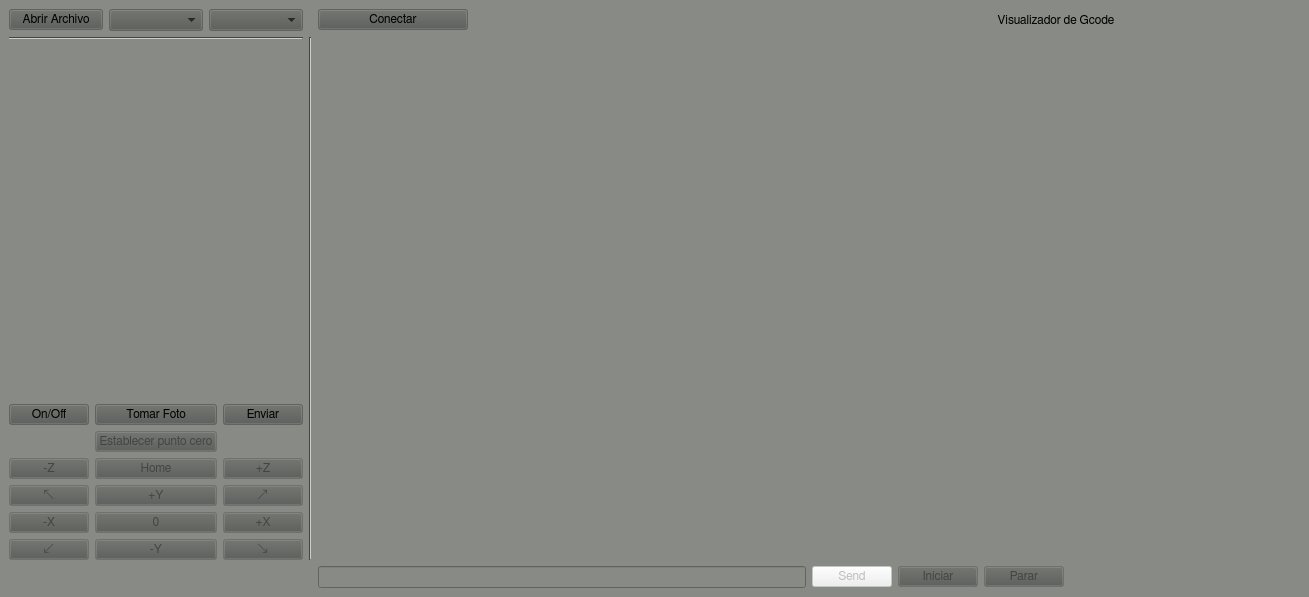
<?xml version="1.0" encoding="UTF-8"?>
<ui version="4.0">
 <class>CNC_Controler</class>
 <widget class="QMainWindow" name="CNC_Controler">
  <property name="windowModality">
   <enum>Qt::ApplicationModal</enum>
  </property>
  <property name="geometry">
   <rect>
    <x>0</x>
    <y>0</y>
    <width>1309</width>
    <height>597</height>
   </rect>
  </property>
  <property name="palette">
   <palette>
    <active>
     <colorrole role="WindowText">
      <brush brushstyle="SolidPattern">
       <color alpha="255">
        <red>0</red>
        <green>0</green>
        <blue>0</blue>
       </color>
      </brush>
     </colorrole>
     <colorrole role="Button">
      <brush brushstyle="SolidPattern">
       <color alpha="255">
        <red>85</red>
        <green>87</green>
        <blue>83</blue>
       </color>
      </brush>
     </colorrole>
     <colorrole role="Light">
      <brush brushstyle="SolidPattern">
       <color alpha="255">
        <red>204</red>
        <green>207</green>
        <blue>200</blue>
       </color>
      </brush>
     </colorrole>
     <colorrole role="Midlight">
      <brush brushstyle="SolidPattern">
       <color alpha="255">
        <red>170</red>
        <green>172</green>
        <blue>166</blue>
       </color>
      </brush>
     </colorrole>
     <colorrole role="Dark">
      <brush brushstyle="SolidPattern">
       <color alpha="255">
        <red>68</red>
        <green>69</green>
        <blue>66</blue>
       </color>
      </brush>
     </colorrole>
     <colorrole role="Mid">
      <brush brushstyle="SolidPattern">
       <color alpha="255">
        <red>91</red>
        <green>92</green>
        <blue>89</blue>
       </color>
      </brush>
     </colorrole>
     <colorrole role="Text">
      <brush brushstyle="SolidPattern">
       <color alpha="255">
        <red>0</red>
        <green>0</green>
        <blue>0</blue>
       </color>
      </brush>
     </colorrole>
     <colorrole role="BrightText">
      <brush brushstyle="SolidPattern">
       <color alpha="255">
        <red>255</red>
        <green>255</green>
        <blue>255</blue>
       </color>
      </brush>
     </colorrole>
     <colorrole role="ButtonText">
      <brush brushstyle="SolidPattern">
       <color alpha="255">
        <red>0</red>
        <green>0</green>
        <blue>0</blue>
       </color>
      </brush>
     </colorrole>
     <colorrole role="Base">
      <brush brushstyle="SolidPattern">
       <color alpha="255">
        <red>255</red>
        <green>255</green>
        <blue>255</blue>
       </color>
      </brush>
     </colorrole>
     <colorrole role="Window">
      <brush brushstyle="SolidPattern">
       <color alpha="255">
        <red>136</red>
        <green>138</green>
        <blue>133</blue>
       </color>
      </brush>
     </colorrole>
     <colorrole role="Shadow">
      <brush brushstyle="SolidPattern">
       <color alpha="255">
        <red>0</red>
        <green>0</green>
        <blue>0</blue>
       </color>
      </brush>
     </colorrole>
     <colorrole role="AlternateBase">
      <brush brushstyle="SolidPattern">
       <color alpha="255">
        <red>195</red>
        <green>196</green>
        <blue>194</blue>
       </color>
      </brush>
     </colorrole>
     <colorrole role="ToolTipBase">
      <brush brushstyle="SolidPattern">
       <color alpha="255">
        <red>255</red>
        <green>255</green>
        <blue>220</blue>
       </color>
      </brush>
     </colorrole>
     <colorrole role="ToolTipText">
      <brush brushstyle="SolidPattern">
       <color alpha="255">
        <red>0</red>
        <green>0</green>
        <blue>0</blue>
       </color>
      </brush>
     </colorrole>
     <colorrole role="PlaceholderText">
      <brush brushstyle="SolidPattern">
       <color alpha="128">
        <red>0</red>
        <green>0</green>
        <blue>0</blue>
       </color>
      </brush>
     </colorrole>
    </active>
    <inactive>
     <colorrole role="WindowText">
      <brush brushstyle="SolidPattern">
       <color alpha="255">
        <red>0</red>
        <green>0</green>
        <blue>0</blue>
       </color>
      </brush>
     </colorrole>
     <colorrole role="Button">
      <brush brushstyle="SolidPattern">
       <color alpha="255">
        <red>85</red>
        <green>87</green>
        <blue>83</blue>
       </color>
      </brush>
     </colorrole>
     <colorrole role="Light">
      <brush brushstyle="SolidPattern">
       <color alpha="255">
        <red>204</red>
        <green>207</green>
        <blue>200</blue>
       </color>
      </brush>
     </colorrole>
     <colorrole role="Midlight">
      <brush brushstyle="SolidPattern">
       <color alpha="255">
        <red>170</red>
        <green>172</green>
        <blue>166</blue>
       </color>
      </brush>
     </colorrole>
     <colorrole role="Dark">
      <brush brushstyle="SolidPattern">
       <color alpha="255">
        <red>68</red>
        <green>69</green>
        <blue>66</blue>
       </color>
      </brush>
     </colorrole>
     <colorrole role="Mid">
      <brush brushstyle="SolidPattern">
       <color alpha="255">
        <red>91</red>
        <green>92</green>
        <blue>89</blue>
       </color>
      </brush>
     </colorrole>
     <colorrole role="Text">
      <brush brushstyle="SolidPattern">
       <color alpha="255">
        <red>0</red>
        <green>0</green>
        <blue>0</blue>
       </color>
      </brush>
     </colorrole>
     <colorrole role="BrightText">
      <brush brushstyle="SolidPattern">
       <color alpha="255">
        <red>255</red>
        <green>255</green>
        <blue>255</blue>
       </color>
      </brush>
     </colorrole>
     <colorrole role="ButtonText">
      <brush brushstyle="SolidPattern">
       <color alpha="255">
        <red>0</red>
        <green>0</green>
        <blue>0</blue>
       </color>
      </brush>
     </colorrole>
     <colorrole role="Base">
      <brush brushstyle="SolidPattern">
       <color alpha="255">
        <red>255</red>
        <green>255</green>
        <blue>255</blue>
       </color>
      </brush>
     </colorrole>
     <colorrole role="Window">
      <brush brushstyle="SolidPattern">
       <color alpha="255">
        <red>136</red>
        <green>138</green>
        <blue>133</blue>
       </color>
      </brush>
     </colorrole>
     <colorrole role="Shadow">
      <brush brushstyle="SolidPattern">
       <color alpha="255">
        <red>0</red>
        <green>0</green>
        <blue>0</blue>
       </color>
      </brush>
     </colorrole>
     <colorrole role="AlternateBase">
      <brush brushstyle="SolidPattern">
       <color alpha="255">
        <red>195</red>
        <green>196</green>
        <blue>194</blue>
       </color>
      </brush>
     </colorrole>
     <colorrole role="ToolTipBase">
      <brush brushstyle="SolidPattern">
       <color alpha="255">
        <red>255</red>
        <green>255</green>
        <blue>220</blue>
       </color>
      </brush>
     </colorrole>
     <colorrole role="ToolTipText">
      <brush brushstyle="SolidPattern">
       <color alpha="255">
        <red>0</red>
        <green>0</green>
        <blue>0</blue>
       </color>
      </brush>
     </colorrole>
     <colorrole role="PlaceholderText">
      <brush brushstyle="SolidPattern">
       <color alpha="128">
        <red>0</red>
        <green>0</green>
        <blue>0</blue>
       </color>
      </brush>
     </colorrole>
    </inactive>
    <disabled>
     <colorrole role="WindowText">
      <brush brushstyle="SolidPattern">
       <color alpha="255">
        <red>68</red>
        <green>69</green>
        <blue>66</blue>
       </color>
      </brush>
     </colorrole>
     <colorrole role="Button">
      <brush brushstyle="SolidPattern">
       <color alpha="255">
        <red>85</red>
        <green>87</green>
        <blue>83</blue>
       </color>
      </brush>
     </colorrole>
     <colorrole role="Light">
      <brush brushstyle="SolidPattern">
       <color alpha="255">
        <red>204</red>
        <green>207</green>
        <blue>200</blue>
       </color>
      </brush>
     </colorrole>
     <colorrole role="Midlight">
      <brush brushstyle="SolidPattern">
       <color alpha="255">
        <red>170</red>
        <green>172</green>
        <blue>166</blue>
       </color>
      </brush>
     </colorrole>
     <colorrole role="Dark">
      <brush brushstyle="SolidPattern">
       <color alpha="255">
        <red>68</red>
        <green>69</green>
        <blue>66</blue>
       </color>
      </brush>
     </colorrole>
     <colorrole role="Mid">
      <brush brushstyle="SolidPattern">
       <color alpha="255">
        <red>91</red>
        <green>92</green>
        <blue>89</blue>
       </color>
      </brush>
     </colorrole>
     <colorrole role="Text">
      <brush brushstyle="SolidPattern">
       <color alpha="255">
        <red>68</red>
        <green>69</green>
        <blue>66</blue>
       </color>
      </brush>
     </colorrole>
     <colorrole role="BrightText">
      <brush brushstyle="SolidPattern">
       <color alpha="255">
        <red>255</red>
        <green>255</green>
        <blue>255</blue>
       </color>
      </brush>
     </colorrole>
     <colorrole role="ButtonText">
      <brush brushstyle="SolidPattern">
       <color alpha="255">
        <red>68</red>
        <green>69</green>
        <blue>66</blue>
       </color>
      </brush>
     </colorrole>
     <colorrole role="Base">
      <brush brushstyle="SolidPattern">
       <color alpha="255">
        <red>136</red>
        <green>138</green>
        <blue>133</blue>
       </color>
      </brush>
     </colorrole>
     <colorrole role="Window">
      <brush brushstyle="SolidPattern">
       <color alpha="255">
        <red>136</red>
        <green>138</green>
        <blue>133</blue>
       </color>
      </brush>
     </colorrole>
     <colorrole role="Shadow">
      <brush brushstyle="SolidPattern">
       <color alpha="255">
        <red>0</red>
        <green>0</green>
        <blue>0</blue>
       </color>
      </brush>
     </colorrole>
     <colorrole role="AlternateBase">
      <brush brushstyle="SolidPattern">
       <color alpha="255">
        <red>136</red>
        <green>138</green>
        <blue>133</blue>
       </color>
      </brush>
     </colorrole>
     <colorrole role="ToolTipBase">
      <brush brushstyle="SolidPattern">
       <color alpha="255">
        <red>255</red>
        <green>255</green>
        <blue>220</blue>
       </color>
      </brush>
     </colorrole>
     <colorrole role="ToolTipText">
      <brush brushstyle="SolidPattern">
       <color alpha="255">
        <red>0</red>
        <green>0</green>
        <blue>0</blue>
       </color>
      </brush>
     </colorrole>
     <colorrole role="PlaceholderText">
      <brush brushstyle="SolidPattern">
       <color alpha="128">
        <red>0</red>
        <green>0</green>
        <blue>0</blue>
       </color>
      </brush>
     </colorrole>
    </disabled>
   </palette>
  </property>
  <property name="font">
   <font>
    <family>FreeSans</family>
    <weight>50</weight>
    <italic>false</italic>
    <bold>false</bold>
   </font>
  </property>
  <property name="mouseTracking">
   <bool>false</bool>
  </property>
  <property name="tabletTracking">
   <bool>false</bool>
  </property>
  <property name="focusPolicy">
   <enum>Qt::NoFocus</enum>
  </property>
  <property name="acceptDrops">
   <bool>false</bool>
  </property>
  <property name="windowTitle">
   <string>Controlador de CNC</string>
  </property>
  <property name="layoutDirection">
   <enum>Qt::LeftToRight</enum>
  </property>
  <widget class="QWidget" name="centralwidget">
   <layout class="QGridLayout" name="gridLayout_2">
    <item row="0" column="0">
     <layout class="QGridLayout" name="gridLayout">
      <property name="bottomMargin">
       <number>0</number>
      </property>
      <item row="1" column="4">
       <widget class="Line" name="line">
        <property name="orientation">
         <enum>Qt::Vertical</enum>
        </property>
       </widget>
      </item>
      <item row="0" column="2">
       <widget class="QComboBox" name="baudOptions"/>
      </item>
      <item row="1" column="7">
       <layout class="QGridLayout" name="viewLayout"/>
      </item>
      <item row="3" column="6">
       <widget class="QLineEdit" name="inputEdit">
        <property name="enabled">
         <bool>false</bool>
        </property>
       </widget>
      </item>
      <item row="0" column="1">
       <widget class="QPushButton" name="openButton">
        <property name="text">
         <string>Abrir Archivo</string>
        </property>
       </widget>
      </item>
      <item row="0" column="6">
       <widget class="QPushButton" name="connectButton">
        <property name="maximumSize">
         <size>
          <width>150</width>
          <height>16777215</height>
         </size>
        </property>
        <property name="text">
         <string>Conectar</string>
        </property>
        <property name="default">
         <bool>false</bool>
        </property>
        <property name="flat">
         <bool>false</bool>
        </property>
       </widget>
      </item>
      <item row="0" column="7">
       <widget class="QLabel" name="label_6">
        <property name="text">
         <string>Visualizador de Gcode</string>
        </property>
        <property name="alignment">
         <set>Qt::AlignCenter</set>
        </property>
       </widget>
      </item>
      <item row="1" column="6">
       <layout class="QGridLayout" name="codeLayout"/>
      </item>
      <item row="3" column="7">
       <layout class="QGridLayout" name="gridLayout_10">
        <item row="1" column="3">
         <spacer name="horizontalSpacer_2">
          <property name="orientation">
           <enum>Qt::Horizontal</enum>
          </property>
          <property name="sizeHint" stdset="0">
           <size>
            <width>40</width>
            <height>20</height>
           </size>
          </property>
         </spacer>
        </item>
        <item row="1" column="2">
         <widget class="QPushButton" name="pararButton">
          <property name="enabled">
           <bool>false</bool>
          </property>
          <property name="text">
           <string>Parar</string>
          </property>
         </widget>
        </item>
        <item row="1" column="1">
         <widget class="QPushButton" name="iniciarButton">
          <property name="enabled">
           <bool>false</bool>
          </property>
          <property name="text">
           <string>Iniciar</string>
          </property>
         </widget>
        </item>
        <item row="1" column="0">
         <widget class="QPushButton" name="sendButton">
          <property name="enabled">
           <bool>false</bool>
          </property>
          <property name="styleSheet">
           <string notr="true">border-color: qlineargradient(spread:pad, x1:0, y1:0, x2:1, y2:0, stop:0 rgba(0, 0, 0, 255), stop:1 rgba(255, 255, 255, 255));
border-bottom-color: rgb(0, 0, 0);
border-bottom-color: qlineargradient(spread:pad, x1:0, y1:0, x2:1, y2:0, stop:0 rgba(0, 0, 0, 255), stop:1 rgba(255, 255, 255, 255));
border-color: rgb(0, 0, 0);</string>
          </property>
          <property name="text">
           <string>Send</string>
          </property>
         </widget>
        </item>
       </layout>
      </item>
      <item row="0" column="3">
       <widget class="QComboBox" name="portOptions"/>
      </item>
      <item row="1" column="1" colspan="3">
       <layout class="QGridLayout" name="gridLayout_8">
        <item row="6" column="0">
         <widget class="QPushButton" name="X_izquierda">
          <property name="enabled">
           <bool>false</bool>
          </property>
          <property name="text">
           <string>-X</string>
          </property>
         </widget>
        </item>
        <item row="0" column="0" colspan="3">
         <widget class="Line" name="line_4">
          <property name="orientation">
           <enum>Qt::Horizontal</enum>
          </property>
         </widget>
        </item>
        <item row="4" column="2">
         <widget class="QPushButton" name="servo_arriba">
          <property name="enabled">
           <bool>false</bool>
          </property>
          <property name="text">
           <string>+Z</string>
          </property>
         </widget>
        </item>
        <item row="7" column="0">
         <widget class="QPushButton" name="Diag_Izq_DOWN">
          <property name="enabled">
           <bool>false</bool>
          </property>
          <property name="text">
           <string>↙</string>
          </property>
         </widget>
        </item>
        <item row="5" column="2">
         <widget class="QPushButton" name="Diag_Der_UP">
          <property name="enabled">
           <bool>false</bool>
          </property>
          <property name="text">
           <string>↗</string>
          </property>
         </widget>
        </item>
        <item row="5" column="0">
         <widget class="QPushButton" name="Diag_Izq_UP">
          <property name="enabled">
           <bool>false</bool>
          </property>
          <property name="text">
           <string>↖</string>
          </property>
         </widget>
        </item>
        <item row="6" column="1">
         <widget class="QPushButton" name="ceroButton">
          <property name="enabled">
           <bool>false</bool>
          </property>
          <property name="text">
           <string>0</string>
          </property>
         </widget>
        </item>
        <item row="6" column="2">
         <widget class="QPushButton" name="X_derecha">
          <property name="enabled">
           <bool>false</bool>
          </property>
          <property name="text">
           <string>+X</string>
          </property>
         </widget>
        </item>
        <item row="4" column="0">
         <widget class="QPushButton" name="servo_abajo">
          <property name="enabled">
           <bool>false</bool>
          </property>
          <property name="text">
           <string>-Z</string>
          </property>
         </widget>
        </item>
        <item row="7" column="1">
         <widget class="QPushButton" name="Y_abajo">
          <property name="enabled">
           <bool>false</bool>
          </property>
          <property name="text">
           <string>-Y</string>
          </property>
         </widget>
        </item>
        <item row="4" column="1">
         <widget class="QPushButton" name="homeButton">
          <property name="enabled">
           <bool>false</bool>
          </property>
          <property name="text">
           <string>Home</string>
          </property>
         </widget>
        </item>
        <item row="2" column="0">
         <widget class="QPushButton" name="button_Camera_On_Off">
          <property name="text">
           <string>On/Off</string>
          </property>
         </widget>
        </item>
        <item row="5" column="1">
         <widget class="QPushButton" name="Y_arriba">
          <property name="enabled">
           <bool>false</bool>
          </property>
          <property name="text">
           <string>+Y</string>
          </property>
         </widget>
        </item>
        <item row="2" column="2">
         <widget class="QPushButton" name="button_Enviar_Imagen">
          <property name="text">
           <string>Enviar</string>
          </property>
         </widget>
        </item>
        <item row="7" column="2">
         <widget class="QPushButton" name="Diag_Der_DOWN">
          <property name="enabled">
           <bool>false</bool>
          </property>
          <property name="text">
           <string>↘</string>
          </property>
         </widget>
        </item>
        <item row="3" column="1">
         <widget class="QPushButton" name="reset_ceroButton">
          <property name="enabled">
           <bool>false</bool>
          </property>
          <property name="text">
           <string>Establecer punto cero</string>
          </property>
         </widget>
        </item>
        <item row="1" column="0" colspan="3">
         <layout class="QGridLayout" name="gridLayout_Camera">
          <item row="0" column="0">
           <widget class="QLabel" name="label_camera">
            <property name="text">
             <string/>
            </property>
           </widget>
          </item>
         </layout>
        </item>
        <item row="2" column="1">
         <widget class="QPushButton" name="button_TomarFoto">
          <property name="text">
           <string>Tomar Foto</string>
          </property>
         </widget>
        </item>
       </layout>
      </item>
     </layout>
    </item>
   </layout>
  </widget>
 </widget>
 <resources/>
 <connections/>
</ui>
